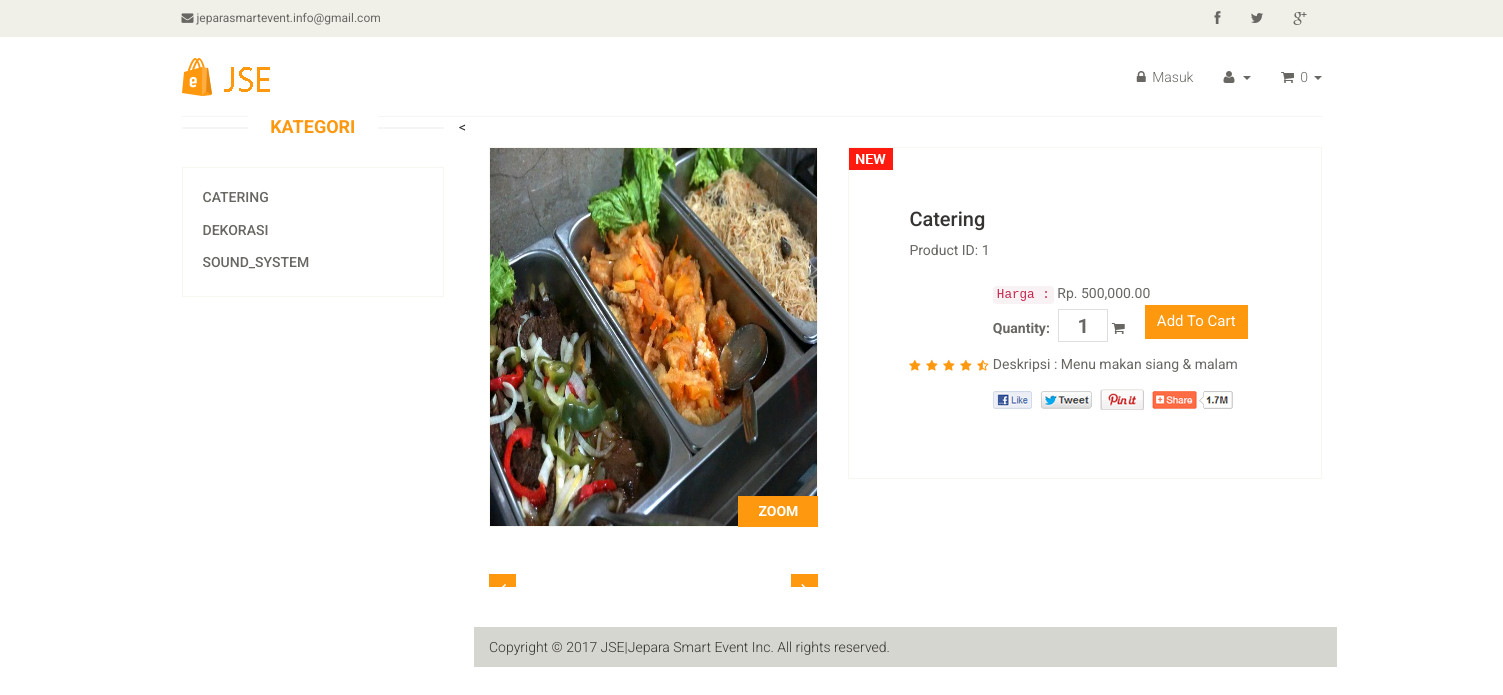
Screenshot of /home/view/1 with the database file from the repository.
### tables this page shows
CREATE TABLE `products` (
  `pro_id` int(16) NOT NULL,
  `pro_name` varchar(50) NOT NULL,
  `pro_title` varchar(20) NOT NULL,
  `pro_description` text NOT NULL,
  `pro_price` int(9) NOT NULL,
  `pro_stock` int(3) NOT NULL,
  `pro_image` text NOT NULL,
  `perusahaan` varchar(255) NOT NULL
);

### application/controllers/home.php (called while the page is built, shortened)
<?php
class Home extends CI_Controller {
	public function __construct ()
	{
		$this->load->model('model_products');
		$this->load->model('model_settings');
	}
	public function view($pro_id)
	{
		$pro_id=$this->uri->segment(3);
		$data['get_sitename'] = $this->model_settings->sitename_settings();
		$data['get_footer'] = $this->model_settings->footer_settings();
		$data['view_v'] = $this->model_products->detail($pro_id);
		$data['starts'] = $this->model_products->dis_products();
		$this->load->view('view_products',$data);
	}
}

### index.php (called while the page is built, shortened)
<?php
require_once BASEPATH.'core/CodeIgniter.php';

### application/models/model_products.php (called while the page is built, shortened)
<?php
class Model_products extends CI_Model {
		public function dis_products()
		{
				$this->db->distinct();
				$query = $this->db->query('SELECT DISTINCT pro_name FROM products');
				return $query->result();
		}
		public function detail($pro_id)
		{
			$query = $this->db->get_where('products', array('pro_id' => $pro_id));
			return $query->result();
		}
}

### application/views/view_products.php (the view, shortened to what this page needs)
<!DOCTYPE html>
<html lang="en">
<head>
    <link href="<?php echo base_url(); ?>assets/front/css/bootstrap.min.css" rel="stylesheet">
    <link href="<?php echo base_url(); ?>assets/front/css/font-awesome.min.css" rel="stylesheet">
    <link href="<?php echo base_url(); ?>assets/front/css/prettyPhoto.css" rel="stylesheet">
    <link href="<?php echo base_url(); ?>assets/front/css/price-range.css" rel="stylesheet">
    <link href="<?php echo base_url(); ?>assets/front/css/animate.css" rel="stylesheet">
    <link href="<?php echo base_url(); ?>assets/front/css/main.css" rel="stylesheet">
    <link href="<?php echo base_url(); ?>assets/front/css/responsive.css" rel="stylesheet">
</head>
<body>
<div class="header_top">
            <div class="container">
                <div class="row">
                    <div class="col-sm-6">
                        <div class="contactinfo">
                            <ul class="nav nav-pills">
                                <li><a href="#"><i class="fa fa-envelope"></i> jeparasmartevent.info@gmail.com</a></li>
                            </ul>
                        </div>
                    </div>
                    <div class="col-sm-6">
                        <div class="social-icons pull-right">
                            <ul class="nav navbar-nav">
                                <li><a href="#"><i class="fa fa-facebook"></i></a></li>
                                <li><a href="#"><i class="fa fa-twitter"></i></a></li>
                                <li><a href="#"><i class="fa fa-google-plus"></i></a></li>
                            </ul>
                        </div>
                    </div>
                </div>
            </div>
        </div>
<<div class="col-sm-9 padding-right">
                    <div class="product-details">
                    <?php foreach ($view_v as $product ) : ?>
                        <div class="col-sm-5">
                            <div class="view-product">
                                <?php
                                                    $product_image =['src'  =>'assets/uploads/'.$product->pro_image,
                                                    'class'=>'img-responsive img-portfolio img-hover',
                                                    'id'=>'g'
                                                    ];
                                                    echo img($product_image);
                                                ?>
                                <h3>ZOOM</h3>
                            </div>
                            <div id="similar-product" class="carousel slide" data-ride="carousel">
                                    <div class="carousel-inner">
                                        <div class="item active">
                                          <a href=""><img src="images/product-details/similar1.jpg" alt=""></a>
                                          <a href=""><img src="images/product-details/similar2.jpg" alt=""></a>
                                          <a href=""><img src="images/product-details/similar3.jpg" alt=""></a>
                                        </div>
                                    </div>
                                  <a class="left item-control" href="#similar-product" data-slide="prev">
                                    <i class="fa fa-angle-left"></i>
                                  </a>
                                  <a class="right item-control" href="#similar-product" data-slide="next">
                                    <i class="fa fa-angle-right"></i>
                                  </a>
                            </div>
                        </div>
                        <div class="col-sm-7">
                            <div class="product-information">
                                <img src="images/product-details/new.jpg" class="newarrival" alt="" />
                                <h2><?=  $product->pro_name ?></h2>
                                <p>Product ID: <?= $product->pro_id ?></p>
                                <img src="images/product-details/rating.png" alt="" />
                                <span>
                                    <p><code>Harga :</code> Rp. <?= $this->cart->format_number( $product->pro_price );  ?><br>
                                    <label>Quantity:</label>
                                    <input type="text" value="<?= $product->pro_stock ?>" />
                                    <i class="fa fa-shopping-cart"><?=  anchor('home/add_to_cart/'.$product->pro_id,'Add To Cart',['class'=>'btn btn-fefault cart','role'=>'button']) ?></i>
                                </span>
                                <p>Deskripsi : <?=  $product->pro_description ?></p>
                                <a href=""><img src="images/product-details/share.png" class="share img-responsive"  alt="" /></a>
                            </div>
                        </div>
                    </div>
                    <?php endforeach; ?>
</body>
</html>

### assets/front/css/main.css (style rules this page uses)
body { font-family: 'Roboto', sans-serif; background:; position: relative; font-weight:400px; }
ul li { list-style: none; }
a { -webkit-transition: 300ms; -moz-transition: 300ms; -o-transition: 300ms; transition: 300ms; }
h1, h2, h3, h4, h5, h6 { font-family: 'Roboto', sans-serif; }
.header_top { background: none repeat scroll 0 0 #F0F0E9; }
.contactinfo ul li:first-child { margin-left: -15px; }
.contactinfo ul li a { font-size: 12px; color: #696763; font-family: 'Roboto', sans-serif; }
.social-icons ul li a { border: 0 none; border-radius: 0; color: #696763; padding:0px; }
.social-icons ul li { display:inline-block; }
.social-icons ul li a i { padding: 11px 15px; transition: all 0.9s ease 0s; -moz-transition: all 0.9s ease 0s; -webkit-transition: all 0.9s ease 0s; -o-transition: all 0.9s ease 0s; }
.item { padding-left: 100px; }
.right { right: 0; }
.category-products .panel-default .panel-heading .panel-title a { color: #696763; font-family: 'Roboto', sans-serif; font-size: 14px; text-decoration: none; text-transform: uppercase; }
.padding-right { padding-right: 0; }
.product-details { overflow:hidden; }
#similar-product { margin-top: 40px; }
.product-details { margin-bottom: 40px; overflow: hidden; margin-top: 10px; }
.view-product { position: relative; }
.view-product img { border: 1px solid #F7F7F0; height: 380px; width: 100%; }
.view-product h3 { background: #FE980F; bottom: 0; color: #FFFFFF; font-family: 'Roboto', sans-serif; font-size: 14px; font-weight: 700; margin-bottom: 0; padding: 8px 20px; position: absolute; right: 0; }
#similar-product .carousel-inner .item { padding-left:0px; }
.item-control { position: absolute; top: 35%; }
.item-control i { background: #FE980F; color: #FFFFFF; font-size: 20px; padding: 5px 10px; }
.product-information { border: 1px solid #F7F7F0; overflow: hidden; padding-bottom: 60px; padding-left: 60px; padding-top: 60px; position: relative; }
.newarrival { position:absolute; top:0; left:0 }
.product-information h2 { color: #363432; font-family: 'Roboto', sans-serif; font-size: 20px; margin-top: 0; }
.product-information p { color: #696763; font-family: 'Roboto', sans-serif; margin-bottom: 5px; }
.product-information span { display: inline-block; margin-bottom: 8px; margin-top: 18px; }
.product-information span input { border: 1px solid #DEDEDC; color: #696763; font-family: 'Roboto', sans-serif; font-size: 20px; font-weight: 700; height: 33px; outline: medium none; text-align: center; width: 50px; }
.product-information span label { color: #696763; font-family: 'Roboto', sans-serif; font-weight: 700; margin-right: 5px; }
.share { margin-top: 15px; }
.cart { background: #FE980F; border: 0 none; border-radius: 0; color: #FFFFFF; font-family: 'Roboto', sans-serif; font-size: 15px; margin-bottom: 10px; margin-left: 20px; }

### rows the page displays
products: pro_image (picture), pro_name "Catering", pro_id "1", pro_price "500,000.00", pro_stock "1", pro_id "Add To Cart", pro_description "Menu makan siang & malam"

### other values shown
$this->cart->total_items() "0"
anchor('home/category/'.$start->pro_name,$start->pro_name) "CATERING"
anchor('home/category/'.$start->pro_name,$start->pro_name) "DEKORASI"
anchor('home/category/'.$start->pro_name,$start->pro_name) "SOUND_SYSTEM"
